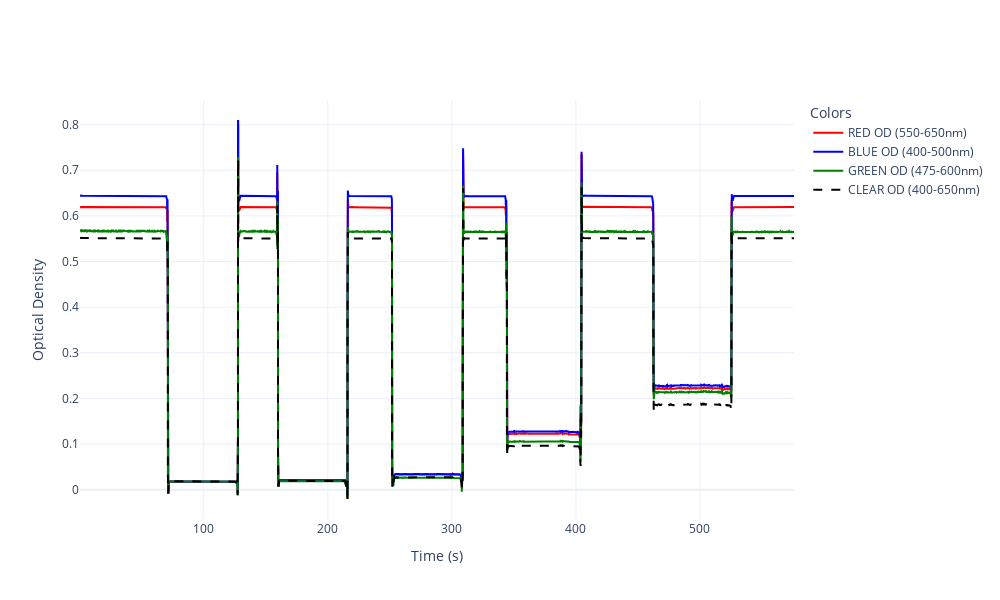

The code cell stored with this chart in its notebook:
### Code cell
live_plot_with_plotly(intensities_df[10:], cols=['RED OD (550-650nm)', 'BLUE OD (400-500nm)', 'GREEN OD (475-600nm)', 'CLEAR OD (400-650nm)'], y_label='Optical Density', )

### Figure 1 — Plotly figure (JSON) as saved in the notebook; plotly's stock layout.template omitted (floating-point values rounded to 4 significant figures; data arrays with more than 128 entries replaced by an {"elided": "..."} marker saying what was removed)
{"data": [{"line": {"color": "red"}, "mode": "lines", "name": "RED OD (550-650nm)", "type": "scatter", "x": {"elided": "12154 float values"}, "y": {"elided": "12154 float values"}}, {"line": {"color": "blue"}, "mode": "lines", "name": "BLUE OD (400-500nm)", "type": "scatter", "x": {"elided": "12154 float values"}, "y": {"elided": "12154 float values"}}, {"line": {"color": "green"}, "mode": "lines", "name": "GREEN OD (475-600nm)", "type": "scatter", "x": {"elided": "12154 float values"}, "y": {"elided": "12154 float values"}}, {"line": {"color": "black", "dash": "dash"}, "mode": "lines", "name": "CLEAR OD (400-650nm)", "type": "scatter", "x": {"elided": "12154 float values"}, "y": {"elided": "12154 float values"}}], "layout": {"autosize": false, "height": 600, "legend": {"title": {"text": "Colors"}}, "title": {"text": ""}, "width": 1000, "xaxis": {"title": {"text": "Time (s)"}}, "yaxis": {"title": {"text": "Optical Density"}}}}
